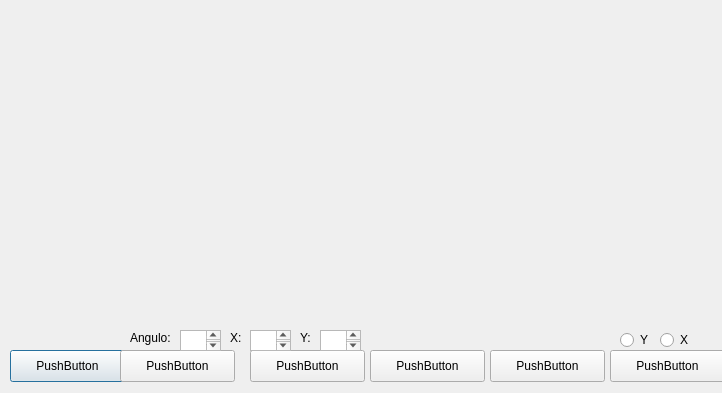
<?xml version="1.0" encoding="UTF-8"?>
<ui version="4.0">
 <class>Cubo</class>
 <widget class="QDialog" name="Cubo">
  <property name="geometry">
   <rect>
    <x>0</x>
    <y>0</y>
    <width>722</width>
    <height>393</height>
   </rect>
  </property>
  <property name="windowTitle">
   <string>Dialog</string>
  </property>
  <widget class="QPushButton" name="pushButton">
   <property name="geometry">
    <rect>
     <x>10</x>
     <y>350</y>
     <width>115</width>
     <height>32</height>
    </rect>
   </property>
   <property name="text">
    <string>PushButton</string>
   </property>
  </widget>
  <widget class="QPushButton" name="pushButton_2">
   <property name="geometry">
    <rect>
     <x>120</x>
     <y>350</y>
     <width>115</width>
     <height>32</height>
    </rect>
   </property>
   <property name="text">
    <string>PushButton</string>
   </property>
  </widget>
  <widget class="QPushButton" name="pushButton_3">
   <property name="geometry">
    <rect>
     <x>250</x>
     <y>350</y>
     <width>115</width>
     <height>32</height>
    </rect>
   </property>
   <property name="text">
    <string>PushButton</string>
   </property>
  </widget>
  <widget class="QPushButton" name="pushButton_4">
   <property name="geometry">
    <rect>
     <x>370</x>
     <y>350</y>
     <width>115</width>
     <height>32</height>
    </rect>
   </property>
   <property name="text">
    <string>PushButton</string>
   </property>
  </widget>
  <widget class="QPushButton" name="pushButton_5">
   <property name="geometry">
    <rect>
     <x>490</x>
     <y>350</y>
     <width>115</width>
     <height>32</height>
    </rect>
   </property>
   <property name="text">
    <string>PushButton</string>
   </property>
  </widget>
  <widget class="QPushButton" name="pushButton_6">
   <property name="geometry">
    <rect>
     <x>610</x>
     <y>350</y>
     <width>115</width>
     <height>32</height>
    </rect>
   </property>
   <property name="text">
    <string>PushButton</string>
   </property>
  </widget>
  <widget class="QPlainTextEdit" name="plainTextEdit">
   <property name="geometry">
    <rect>
     <x>250</x>
     <y>330</y>
     <width>41</width>
     <height>21</height>
    </rect>
   </property>
  </widget>
  <widget class="QPlainTextEdit" name="plainTextEdit_2">
   <property name="geometry">
    <rect>
     <x>320</x>
     <y>330</y>
     <width>41</width>
     <height>21</height>
    </rect>
   </property>
  </widget>
  <widget class="QLabel" name="label">
   <property name="geometry">
    <rect>
     <x>230</x>
     <y>330</y>
     <width>16</width>
     <height>16</height>
    </rect>
   </property>
   <property name="text">
    <string>X:</string>
   </property>
  </widget>
  <widget class="QLabel" name="label_2">
   <property name="geometry">
    <rect>
     <x>300</x>
     <y>330</y>
     <width>16</width>
     <height>16</height>
    </rect>
   </property>
   <property name="text">
    <string>Y:</string>
   </property>
  </widget>
  <widget class="QRadioButton" name="radioButton">
   <property name="geometry">
    <rect>
     <x>620</x>
     <y>330</y>
     <width>41</width>
     <height>20</height>
    </rect>
   </property>
   <property name="text">
    <string>Y</string>
   </property>
  </widget>
  <widget class="QRadioButton" name="radioButton_2">
   <property name="geometry">
    <rect>
     <x>660</x>
     <y>330</y>
     <width>41</width>
     <height>20</height>
    </rect>
   </property>
   <property name="text">
    <string>X</string>
   </property>
  </widget>
  <widget class="QPlainTextEdit" name="plainTextEdit_3">
   <property name="geometry">
    <rect>
     <x>180</x>
     <y>330</y>
     <width>41</width>
     <height>21</height>
    </rect>
   </property>
  </widget>
  <widget class="QLabel" name="label_3">
   <property name="geometry">
    <rect>
     <x>130</x>
     <y>330</y>
     <width>59</width>
     <height>16</height>
    </rect>
   </property>
   <property name="text">
    <string>Angulo:</string>
   </property>
  </widget>
 </widget>
 <resources/>
 <connections/>
</ui>
